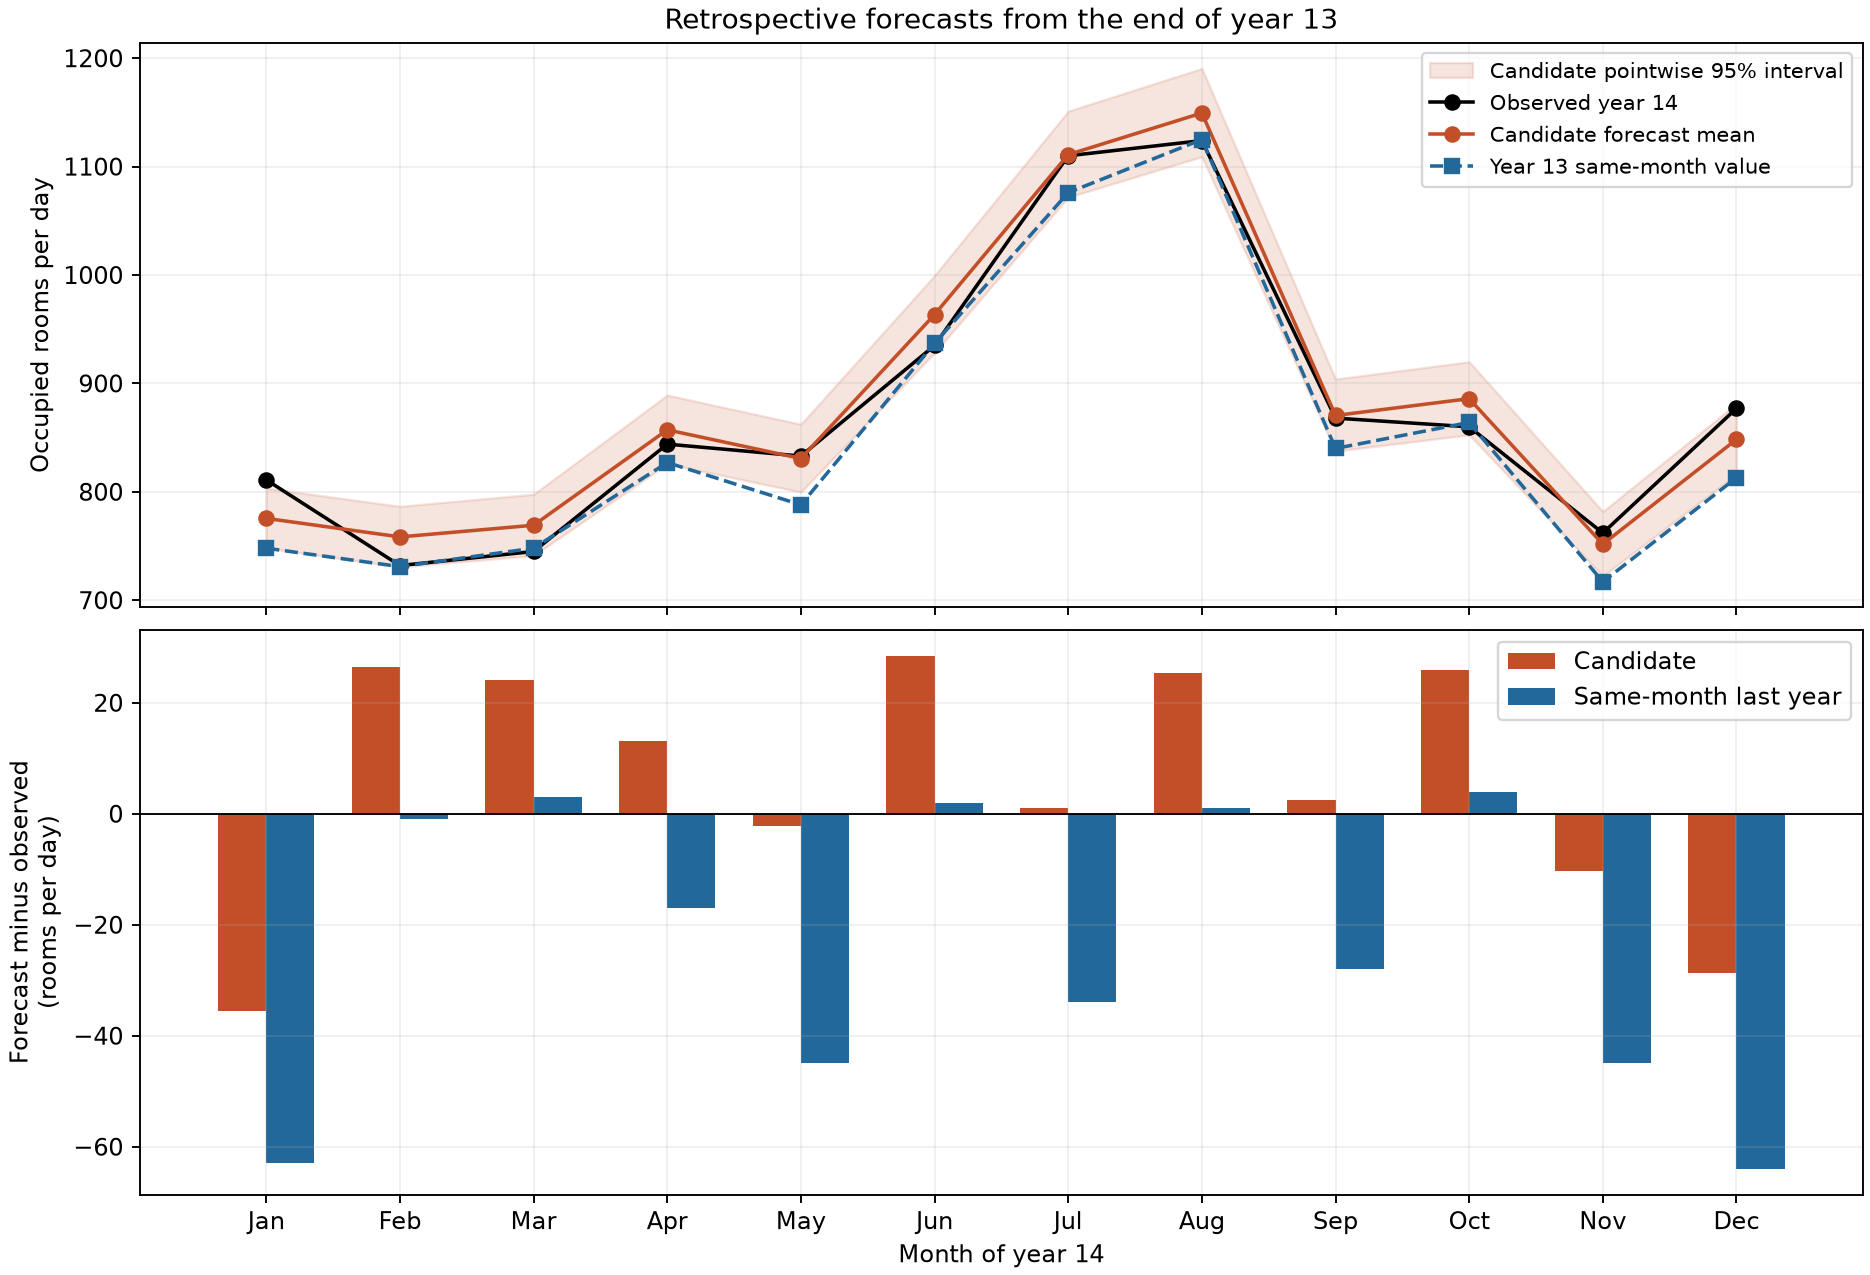

Reproduce this figure in Python.
import json
import numpy as np
import pandas as pd
import matplotlib
matplotlib.use('Agg')
import matplotlib.pyplot as plt
from scipy.stats import norm
from statsmodels.tsa.statespace.sarimax import SARIMAX
from turn08_fit_candidate import fit_candidate


def metrics(actual, predicted):
    errors=predicted-actual
    return {'MAE':float(np.mean(np.abs(errors))), 'RMSE':float(np.sqrt(np.mean(errors**2))),
            'mean_error_forecast_minus_actual':float(np.mean(errors))}


def main():
    data=pd.read_csv('hotel_monthly.csv')
    raw=data.rooms_per_day.to_numpy(dtype=float)
    train=raw[:156]
    actual=raw[156:]
    baseline=raw[144:156]
    root=train**.25
    v=root[12:]-root[:-12]
    fitted=fit_candidate(v,'c')
    model=SARIMAX(v,order=([1,3,5],0,0),seasonal_order=(0,0,1,12),trend='c',
                  enforce_stationarity=True,enforce_invertibility=True)
    fit=model.filter([fitted['parameters'][name] for name in model.param_names])
    forecast=fit.get_forecast(12)
    m=root[-12:]+np.asarray(forecast.predicted_mean)
    variance=np.asarray(forecast.var_pred_mean)
    mean=m**4+6*m*m*variance+3*variance**2
    median=m**4
    lower=(m-norm.ppf(.975)*np.sqrt(variance))**4
    upper=(m+norm.ppf(.975)*np.sqrt(variance))**4
    months=['Jan','Feb','Mar','Apr','May','Jun','Jul','Aug','Sep','Oct','Nov','Dec']
    rows=[{'t':157+i,'month':months[i],'actual':float(actual[i]),'candidate_mean':float(mean[i]),
           'candidate_median':float(median[i]),'seasonal_naive':float(baseline[i]),
           'candidate_lower_95':float(lower[i]),'candidate_upper_95':float(upper[i])} for i in range(12)]
    out={'design':'Single origin t=156; refit on t=1,...,156; predict all 12 months t=157,...,168 without updating.',
         'limitation':'Retrospective illustration: model structure and fourth-root transform were chosen with access to all observations. Not an untouched test.',
         'training_fit':fitted,'candidate_mean_metrics':metrics(actual,mean),
         'candidate_median_metrics':metrics(actual,median),'seasonal_naive_metrics':metrics(actual,baseline),
         'months_candidate_mean_has_smaller_absolute_error':int(np.sum(np.abs(mean-actual)<np.abs(baseline-actual))),
         'candidate_95_interval_coverage_count':int(np.sum((actual>=lower)&(actual<=upper))),
         'forecasts':rows}
    out['relative_MAE_reduction']=1-out['candidate_mean_metrics']['MAE']/out['seasonal_naive_metrics']['MAE']
    out['relative_RMSE_reduction']=1-out['candidate_mean_metrics']['RMSE']/out['seasonal_naive_metrics']['RMSE']
    with open('turn11_retrospective_results.json','w') as f:
        json.dump(out,f,indent=2)
    pd.DataFrame(rows).to_csv('turn11_retrospective_forecasts.csv',index=False)
    fig,axes=plt.subplots(2,1,figsize=(11,7.5),constrained_layout=True,sharex=True)
    x=np.arange(1,13)
    axes[0].fill_between(x,lower,upper,color='#c34f28',alpha=.15,label='Candidate pointwise 95% interval')
    axes[0].plot(x,actual,'o-',color='black',label='Observed year 14')
    axes[0].plot(x,mean,'o-',color='#c34f28',label='Candidate forecast mean')
    axes[0].plot(x,baseline,'s--',color='#23689b',label='Year 13 same-month value')
    axes[0].set(ylabel='Occupied rooms per day',title='Retrospective forecasts from the end of year 13')
    axes[0].legend(fontsize=9)
    axes[1].bar(x-.18,mean-actual,width=.36,color='#c34f28',label='Candidate')
    axes[1].bar(x+.18,baseline-actual,width=.36,color='#23689b',label='Same-month last year')
    axes[1].axhline(0,color='black',linewidth=.8)
    axes[1].set(xlabel='Month of year 14',ylabel='Forecast minus observed\n(rooms per day)',xticks=x,xticklabels=months)
    axes[1].legend()
    for ax in axes:
        ax.grid(alpha=.2)
    fig.savefig('turn11_retrospective_comparison.png',dpi=170)
    plt.close(fig)
    print(json.dumps({k:value for k,value in out.items() if k not in ['training_fit','forecasts']},indent=2))
    print('Training fit:',fitted['parameters'],fitted['attempts'])
    for r in rows:
        print(r['month'],r['actual'],round(r['candidate_mean'],1),r['seasonal_naive'])


if __name__=='__main__':
    main()
